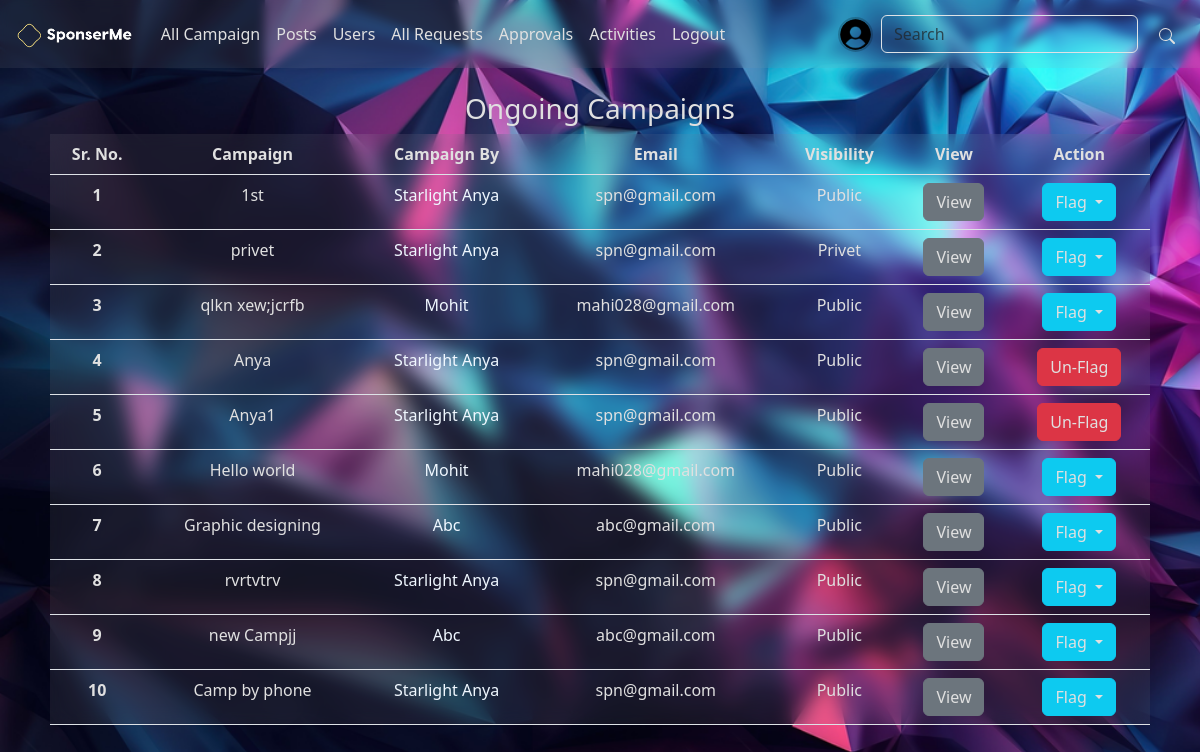
The app's page /admin/dashboard (signed in), older data.
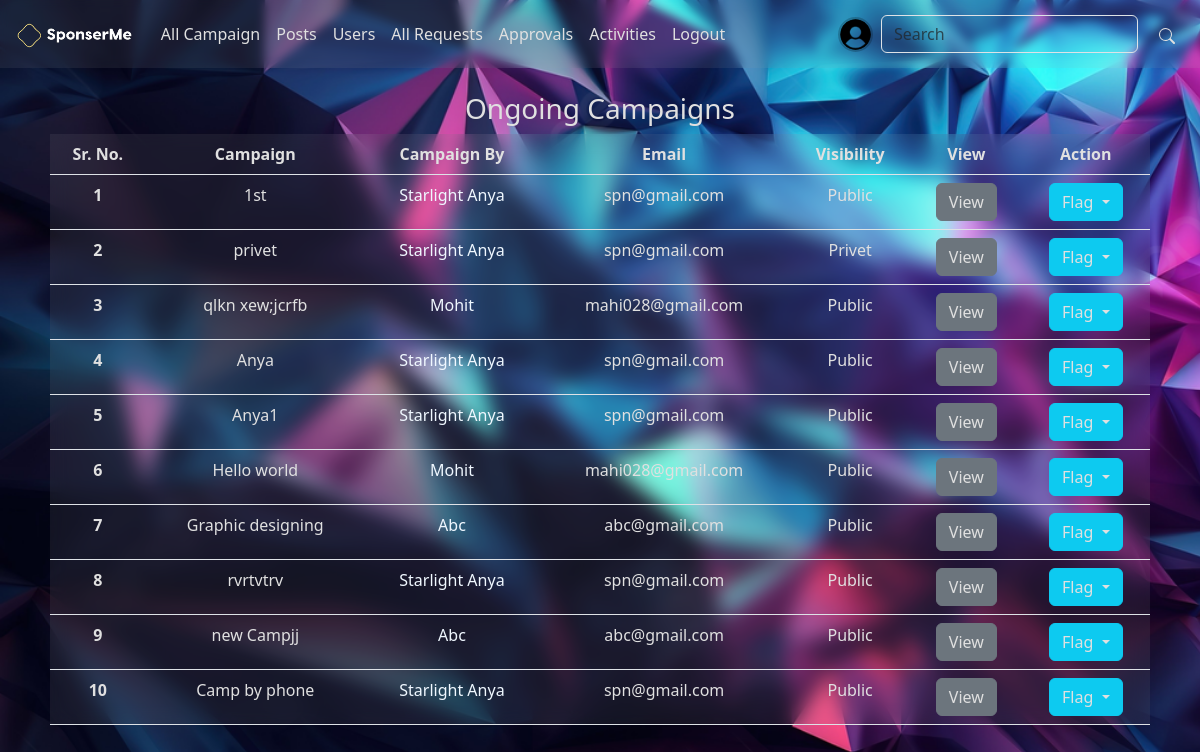
The same page, newer data.
### application/modals.py (models this page shows, shortened)
class User(db.Model, UserMixin):
    user_id = db.Column(db.Integer, autoincrement = True, primary_key=True)
    email = db.Column(db.String(255), unique=True)
    password = db.Column(db.String, nullable=False)
    active_flag = db.Column(db.Boolean, default = False, nullable = False)
    profile = db.Column(db.String, nullable = True, default = 'user.png')
    flag = db.Column(db.Boolean, nullable = False, default = False)
    flag_reason = db.Column(db.String, nullable = True)
    wallet_balance = db.Column(db.Integer, nullable = False, default = 0)

class Campaign(db.Model):
    campaign_id = db.Column(db.Integer, primary_key=True, autoincrement = True)
    campaign_by = db.Column(db.Integer, db.ForeignKey("sponser.sponser_id"), nullable = False)
    campaign_name = db.Column(db.String, unique=True)
    desc = db.Column(db.String, nullable=False)
    requirements = db.Column(db.String, nullable=False)
    start_date = db.Column(db.DateTime, nullable=False, default = datetime.utcnow())
    end_date = db.Column(db.DateTime, nullable=False)
    budget = db.Column(db.Integer, nullable=True)
    visibility = db.Column(db.Boolean)
    goals = db.Column(db.String, nullable=True)
    image_path = db.Column(db.String, nullable=True, default = 'user.png')
    flag = db.Column(db.Boolean, nullable = False, default = False)
    flag_reason = db.Column(db.String, nullable = True)
    sponser = db.relationship('Sponser', backref = db.backref('campaigns', cascade = "all, delete-orphan"))

class Sponser(db.Model):
    sponser_id = db.Column(db.Integer, db.ForeignKey('user.user_id'), primary_key=True)
    company_name = db.Column(db.String, nullable = False)
    industry = db.Column(db.String, nullable = False)
    budget = db.Column(db.Integer, nullable = False)
    about = db.Column(db.String, nullable = True)
    user = db.relationship('User', backref=db.backref('sponsers', cascade="all, delete-orphan"))

### application/controllers/admin.py (the view)
@admin.route('/dashboard')
@login_required
def admin_dashboard():
    if not is_admin(current_user.user_id):
        raise UserError(401, "Not Authorised")
    roles = user_roles(current_user.user_id)
    camps = Campaign.query.all()
    return render_template('admin/admin_dash.html', page = 'Admin-Dashboard', roles = roles, camps = camps)

### application/form.py
class SeachForm(FlaskForm):
    search = StringField('Search for: ')
    submit = SubmitField()

### app.py (called while the page is built)
@app.context_processor
def base():
    from application.form import SeachForm
    form = SeachForm()
    return dict(search_form = form)

### application/controllers/auth.py (called while the page is built)
@login_manager.user_loader
def load_user(user_id):
    return User.query.get(int(user_id))

### application/get_roles.py (called while the page is built)
def user_roles(user_id):
    roles = UserRoles.query.filter_by(user_id = user_id).all()
    available_roles = {1: 'Admin', 2: 'Influencer', 3: 'Sponser'}
    user_roles = [available_roles[role.role_id] for role in roles]
    return user_roles

def is_admin(user_id):
    if 'Admin' in user_roles(user_id):
        return True
    return False

### application/templates/admin/admin_dash.html (shortened to what this page needs)
{% extends 'base.html' %}
{% block content %}
<center>
    <h3>Ongoing Campaigns</h3>
    <div class="contatiner" style="max-width: 1100px;">
    <table class="table " style="text-align: center;">
        <thead >
        <tr>
            <th scope="col">Sr. No.</th>
            <th scope="col">Campaign</th>
            <th scope="col">Campaign By</th>
            <th scope="col">Email</th>
            <th scope="col">Visibility</th>
            <th scope="col">View</th>
            <th scope="col">Action</th>
        </tr>
        </thead>
        <tbody>
        {% for camp in camps%}
        <tr>
            <th scope="row">{{loop.index}}</th>
            <td>{{camp.campaign_name}}</td>
            <td><a href="/get/{{camp.campaign_by}}" class="link-secondary link-offset-2 link-offset-3-hover link-underline link-underline-opacity-0 link-underline-opacity-75-hover">{{camp.sponser.company_name}}</a></td>
            <td>{{camp.sponser.user.email}}</td>
            <td>{% if camp.visibility%}Public{%else%}Privet{%endif%}</td>
            <td><a href="/view/{{camp.campaign_id}}" class="btn btn-secondary">View</a></td>
            <td>
                {%if camp.flag %}
                    <div id="flag_cont{{camp.campaign_id}}">
                        <button type="button" class="btn btn-danger" id="camp{{camp.campaign_id}}" onclick="flag_camp('{{camp.campaign_id}}', 'none')">Un-Flag</button>
                    </div>
                {%else%}
                    <div id="flag_cont{{camp.campaign_id}}">
                        <div class="btn-group">
                            <button type="button" class="btn btn-info dropdown-toggle" data-bs-toggle="dropdown" aria-expanded="false">
                                <span id="camp{{camp.campaign_id}}">Flag</span>
                            </button>
                        </div>
                    </div>
                {%endif%}
            </td>
        </tr>
        {%endfor%}
        </tbody>
    </table>
    </div>
</center>
{%endblock%}

### application/templates/base.html (shortened to what this page needs)
<!DOCTYPE html>
<html lang="en">
<head>
    <link href="https://cdn.jsdelivr.net/npm/bootstrap@5.3.3/dist/css/bootstrap.min.css" rel="stylesheet">
    <link rel="stylesheet" href="/st/css/base.css">
</head>
<body style="margin-bottom: 15px; background: url(/st/img/bg-proto.jpg) no-repeat; background-size: cover; background-attachment: fixed;">
    {% include 'navbar.html' %}
    <br>
        {% block content %}
        {% endblock %}
</body>
</html>

### application/templates/navbar.html (shortened to what this page needs)
<nav class="navbar navbar-expand-lg sticky-sm-top" style="background-color: rgba(179, 179, 179, .1); backdrop-filter: blur(5px);">
  <div class="container-fluid">
    {% if page in ['Admin Login', 'login', 'Admin Registeration', 'register', 'Welcome'] %}
      <a class="navbar-brand" href="{{url_for('home.landing_page')}}">
        <img src="/st/img/logo-transperent-white.png" alt="Logo" height="30" class="d-inline-block align-text-top">
      </a>
      <div class="collapse navbar-collapse" id="navbarSupportedContent" >
        <ul class="navbar-nav me-auto mb-2 mb-lg-0">
          <li class="nav-item">
            <a class="nav-link" href="{{url_for('user_auth.adminLogin')}}">Admin? Login here</a>
          </li>
        </ul>
      </div>
    {%else%}
      <a class="navbar-brand" href="{{url_for('home.dashboard')}}">
        <img src="/st/img/logo-transperent-white.png" alt="Logo" height="30" class="d-inline-block align-text-top">
      </a>
    {%endif%}
    {% if page not in ['Admin Login', 'login', 'Admin Registeration', 'register', 'Welcome'] %}
    <div class="collapse navbar-collapse" id="navbarSupportedContent" >
      <ul class="navbar-nav me-auto mb-2 mb-lg-0">
        {%if 'Admin' in roles%}
          <li class="nav-item">
            <a class="nav-link" href="{{url_for('admin.admin_dashboard')}}">All Campaign</a>
          </li>
          <li class="nav-item">
            <a class="nav-link" href="{{url_for('admin.posts')}}">Posts</a>
          </li>
          <li class="nav-item">
            <a class="nav-link" href="{{url_for('admin.users')}}">Users</a>
          </li>
          <li class="nav-item">
            <a class="nav-link" href="{{url_for('admin.requests')}}">All Requests</a>
          </li>
          <li class="nav-item">
            <a class="nav-link" href="{{url_for('admin.approvals')}}">Approvals</a>
          </li>
          <li class="nav-item">
            <a class="nav-link" href="{{url_for('admin.activities')}}">Activities</a>
          </li>
          {%endif%}
          <li class="nav-item">
            <a class="nav-link" href="{{url_for('user_auth.logout')}}">Logout</a>
          </li>
        </ul>
      <ul class="navbar-nav ">
        <li class="nav-item">
          <a class="nav-link" href="/get/{{current_user.user_id}}"><img src="/st/uploads/{{current_user.profile}}" alt="Profile" height="35" width="35" style="border-radius: 50%; border: 2px solid rgba(0,0,0,.2); object-fit: cover;" class="d-inline-block align-text-top"></a>
        </li>
      </ul>
      <form class="d-flex" role="search" method="post" action="{{url_for('home.search')}}">
        <input class="form-control me-2" type="search" placeholder="Search" name="search" aria-label="Search">
        <button class="btn" name="submit"><svg xmlns="http://www.w3.org/2000/svg" width="16" height="16" fill="currentColor" class="bi bi-search" viewBox="0 0 16 16"><path d="M11.742 10.344a6.5 6.5 0 1 0-1.397 1.398h-.001q.044.06.098.115l3.85 3.85a1 1 0 0 0 1.415-1.414l-3.85-3.85a1 1 0 0 0-.115-.1zM12 6.5a5.5 5.5 0 1 1-11 0 5.5 5.5 0 0 1 11 0"/></svg></button>
      </form>
    </div>
    {%endif%}
  </div>
</nav>

### application/static/css/base.css (style rules this page uses)
.table { --bs-table-bg: rgba(179, 179, 179, .1) !important; backdrop-filter: blur(10px); }
* { box-sizing: border-box; color: #E0E0E0 !important; user-select: none; }
.link-secondary { color: aliceblue !important; }
.form-control { background: none; }

Row changes from the older to the newer data that the page shows:
changed Campaign "Anya": flag "Un-Flag" → "Flag"
changed Campaign "Anya1": flag "Un-Flag" → "Flag"
